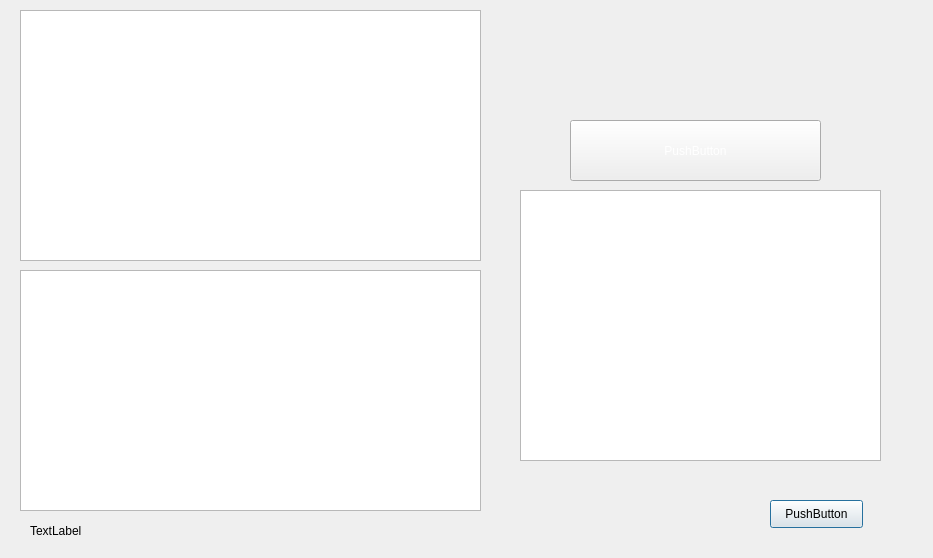
<?xml version="1.0" encoding="UTF-8"?>
<ui version="4.0">
 <class>vitaminK</class>
 <widget class="QDialog" name="vitaminK">
  <property name="geometry">
   <rect>
    <x>0</x>
    <y>0</y>
    <width>933</width>
    <height>558</height>
   </rect>
  </property>
  <property name="windowTitle">
   <string>Vitamin K</string>
  </property>
  <widget class="QPushButton" name="pushButton">
   <property name="geometry">
    <rect>
     <x>770</x>
     <y>500</y>
     <width>93</width>
     <height>28</height>
    </rect>
   </property>
   <property name="styleSheet">
    <string notr="true">background-image: url(:/img/img/orangeButton2.jpg);</string>
   </property>
   <property name="text">
    <string>PushButton</string>
   </property>
  </widget>
  <widget class="QPlainTextEdit" name="plainTextEdit">
   <property name="geometry">
    <rect>
     <x>20</x>
     <y>10</y>
     <width>461</width>
     <height>251</height>
    </rect>
   </property>
   <property name="styleSheet">
    <string notr="true">font: 16pt &quot;MS Shell Dlg 2&quot;;</string>
   </property>
   <property name="plainText">
    <string/>
   </property>
  </widget>
  <widget class="QPlainTextEdit" name="plainTextEdit_2">
   <property name="geometry">
    <rect>
     <x>20</x>
     <y>270</y>
     <width>461</width>
     <height>241</height>
    </rect>
   </property>
   <property name="styleSheet">
    <string notr="true">font: 16pt &quot;MS Shell Dlg 2&quot;;</string>
   </property>
   <property name="plainText">
    <string/>
   </property>
  </widget>
  <widget class="QPlainTextEdit" name="plainTextEdit_3">
   <property name="geometry">
    <rect>
     <x>520</x>
     <y>190</y>
     <width>361</width>
     <height>271</height>
    </rect>
   </property>
   <property name="styleSheet">
    <string notr="true">font: 10pt &quot;MS Shell Dlg 2&quot;;</string>
   </property>
   <property name="plainText">
    <string/>
   </property>
  </widget>
  <widget class="QPushButton" name="pushButton_2">
   <property name="geometry">
    <rect>
     <x>570</x>
     <y>120</y>
     <width>251</width>
     <height>61</height>
    </rect>
   </property>
   <property name="styleSheet">
    <string notr="true">font: 75 16pt &quot;MS Shell Dlg 2&quot;;
color: rgb(255, 255, 255);
background-image: url(:/img/img/buttons3.jpg);</string>
   </property>
   <property name="text">
    <string>PushButton</string>
   </property>
  </widget>
  <widget class="QLabel" name="label">
   <property name="geometry">
    <rect>
     <x>30</x>
     <y>510</y>
     <width>271</width>
     <height>41</height>
    </rect>
   </property>
   <property name="styleSheet">
    <string notr="true">font: 75 12pt &quot;MS Shell Dlg 2&quot;;</string>
   </property>
   <property name="text">
    <string>TextLabel</string>
   </property>
  </widget>
 </widget>
 <resources/>
 <connections/>
</ui>
